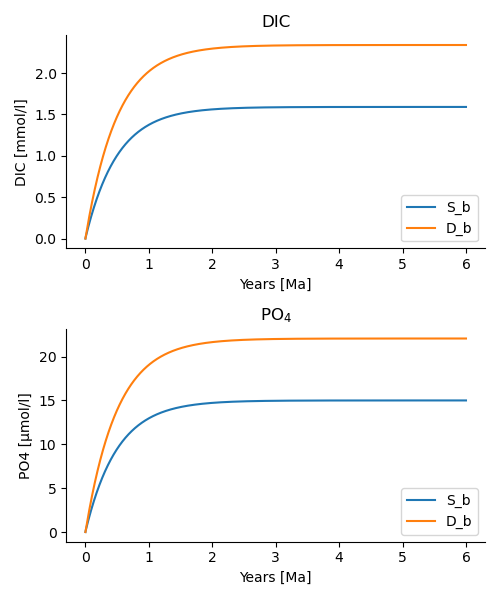

Generate this figure with Python:
from esbmtk import (
    Model,
    Reservoir,  # the reservoir class
    ConnectionProperties,  # the connection class
    SourceProperties,  # the source class
    SinkProperties,  # sink class
    data_summaries,
    Q_,
)
M = Model(
    stop="6 Myr",  # end time of model
    timestep="1 kyr",  # upper limit of time step
    element=["Phosphor", "Carbon"],  # list of species definitions
)

# boundary conditions
F_w_PO4 =  M.set_flux("45 Gmol", "year", M.PO4) # P @280 ppm (Filipelli 2002)
tau = Q_("100 year")  # PO4 residence time in surface boxq
F_b = 0.01  # About 1% of the exported P is buried in the deep ocean
thc = "20*Sv"  # Thermohaline circulation in Sverdrup
Redfield = 106 # C:P

SourceProperties(
    name="weathering",
    species=[M.PO4, M.DIC],
)
SinkProperties(
    name="burial",
    species=[M.PO4, M.DIC],
)
Reservoir(
    name="S_b",
    volume="3E16 m**3",  # surface box volume
    concentration={M.DIC: "0 umol/l", M.PO4: "0 umol/l"},
)
Reservoir(
    name="D_b",
    volume="100E16 m**3",  # deeb box volume
    concentration={M.DIC: "0 umol/l", M.PO4: "0 umol/l"},
)

ConnectionProperties(  # thermohaline downwelling
    source=M.S_b,  # source of flux
    sink=M.D_b,  # target of flux
    ctype="scale_with_concentration",
    scale=thc,
    id="thc_up",
)
ConnectionProperties(  # thermohaline upwelling
    source=M.D_b,  # source of flux
    sink=M.S_b,  # target of flux
    ctype="scale_with_concentration",
    scale=thc,
    id="thc_down",
)

ConnectionProperties(
    source=M.weathering,  # source of flux
    sink=M.S_b,  # target of flux
    rate={M.DIC: F_w_PO4 * Redfield, M.PO4: F_w_PO4},  # rate of flux
    ctype="regular",
    id="weathering",  # connection id
)

# P-uptake by photosynthesis
ConnectionProperties(  #
    source=M.S_b,  # source of flux
    sink=M.D_b,  # target of flux
    ctype="scale_with_concentration",
    scale=M.S_b.volume / tau,
    id="primary_production",
    species=[M.PO4],  # apply this only to PO4
)
# OM Primary production as a function of P-concentration
ConnectionProperties(  #
    source=M.S_b,  # source of flux
    sink=M.D_b,  # target of flux
    ref_reservoirs=M.S_b.PO4,
    ctype="scale_with_concentration",
    scale=Redfield * M.S_b.volume / tau,
    species=[M.DIC],
    id="OM_production",
)
# P burial 
ConnectionProperties(  #
    source=M.D_b,  # source of flux
    sink=M.burial,  # target of flux
    ctype="scale_with_flux",
    ref_flux=M.flux_summary(filter_by="primary_production",return_list=True)[0],
    scale={M.PO4: F_b, M.DIC: F_b * Redfield},
    id="burial",
)

M.run()
pl = data_summaries(
    M,  # model instance 
    [M.DIC, M.PO4],  # SpeciesProperties list 
    [M.S_b, M.D_b],  # Reservoir list
)
M.plot(pl, fn="po4_2.png")
